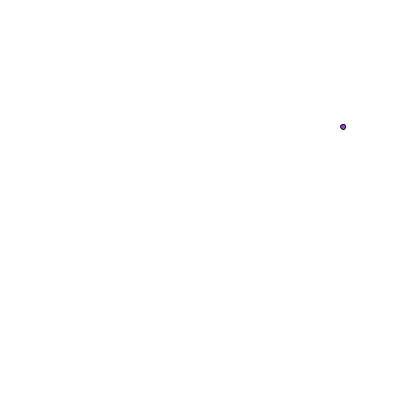
Frame 1 (no input)
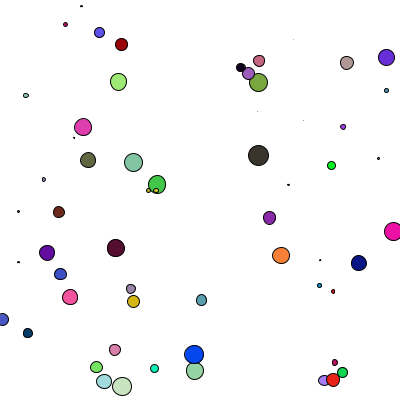
Frame 60 (the mouse pressed at the canvas centre just before this capture)
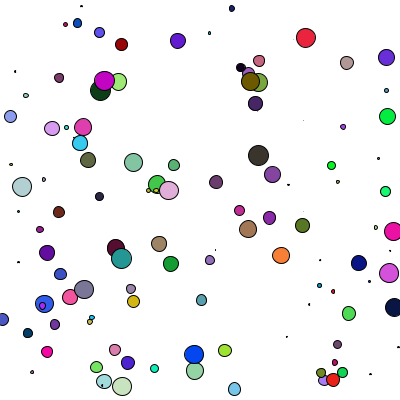
Frame 120 (the mouse held since frame 60 and released just before this capture)

The Processing sketch that drew these frames (run headless with seeded random() and noise(); from frame 60 on, the mouse is pressed at the canvas centre):

// Processing sketch: A7L_A4
// ── A7L_A4.pde

void setup(){
  size(400, 400);
  background(255);
}

void draw(){
  fill(random(255), random(255), random(255));
  float diam = random(20);
  ellipse(random(width), random(height), diam, diam);
}
